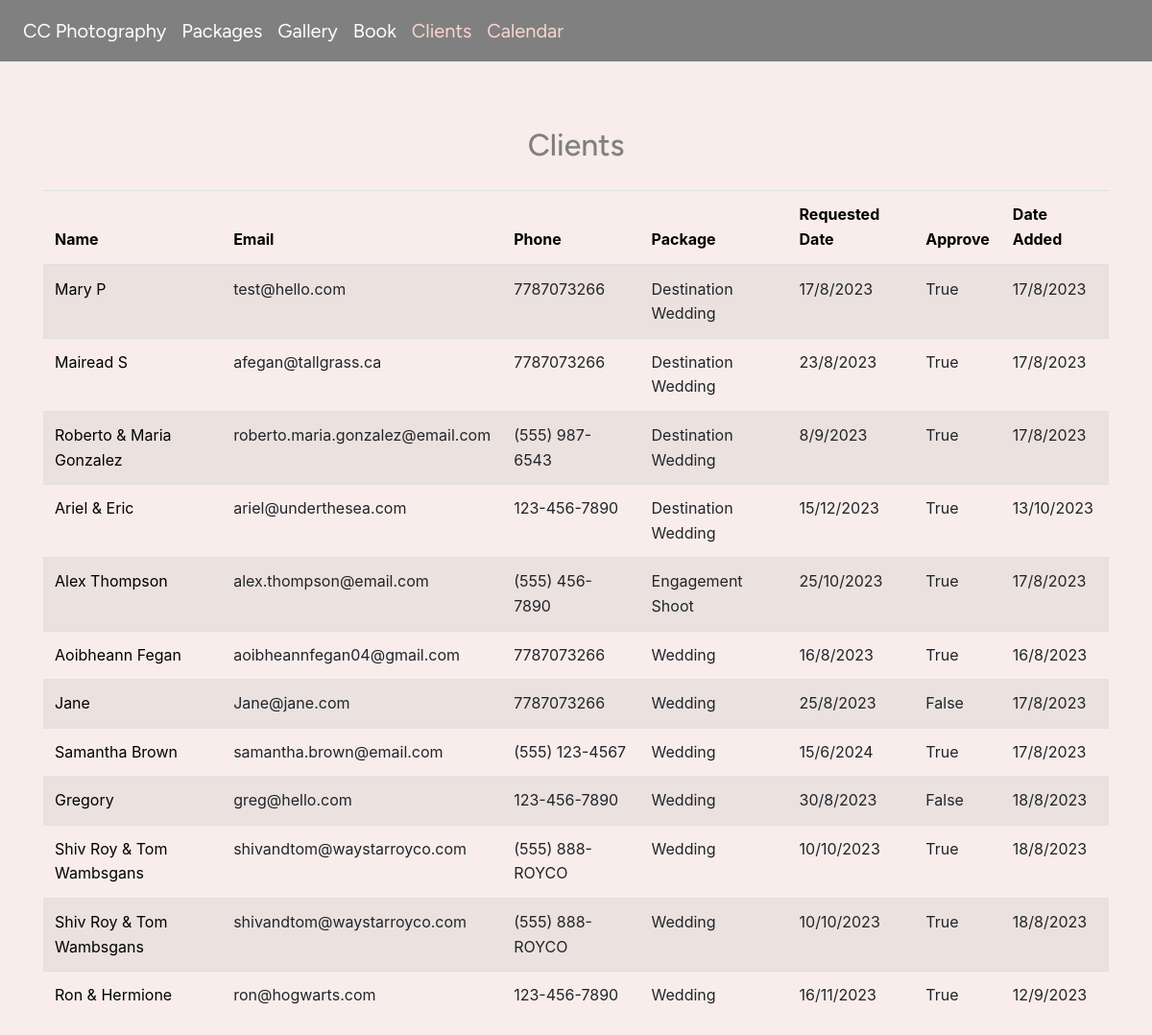
Screenshot of /clients?sort=package (signed in) with the database file from the repository.
### wedding/models.py (models this page shows, shortened)
class Client(models.Model):
    PACKAGE_OPTIONS = [
        ('Wedding', 'Wedding'),
        ('Engagement Shoot', 'Engagement Shoot'),
        ('Destination Wedding', 'Destination Wedding')
    ]
    name = models.CharField(max_length=64)
    email = models.EmailField()
    phone = models.CharField(max_length=15)
    package = models.CharField(max_length=64, choices=PACKAGE_OPTIONS, default='Wedding')
    description = models.TextField(null=True, blank=True)
    date_added = models.DateTimeField(auto_now_add=True)
    date_requested = models.DateTimeField(auto_now_add=False)
    approved = models.BooleanField(default=False)
    completed = models.BooleanField(default=False)

### wedding/views.py (the view)
# urls.py: path("clients", views.clients, name="clients"),
def clients(request):
    user = request.user
    if not user.is_authenticated:
        return redirect('index')
    sort_by = request.GET.get('sort', '-date_added')
    if sort_by not in ['name', 'email', 'phone', 'package', 'date_requested', 'approved', 'date_added']:
        sort_by = '-date_added'
    clients = Client.objects.all().order_by(sort_by)
    return render(request, "wedding/clients.html", {
        "user": user,
        "clients": clients,
    })

### wedding/templates/wedding/clients.html
{% extends "wedding/layout.html" %}
{% load static %}
{% block body %}
    {% if user.is_authenticated %}
        <div class="container mt-5">
            <h2>Clients</h2>
            <table class="table table-striped">
                <thead>
                    <tr>
                        <th><a class="table-header" style="text-decoration: none;" href="?sort=name">Name</a></th>
                        <th><a class="table-header" style="text-decoration: none;" href="?sort=email">Email</a></th>
                        <th><a class="table-header" style="text-decoration: none;" href="?sort=phone">Phone</a></th>
                        <th><a class="table-header" style="text-decoration: none;" href="?sort=package">Package</a></th>
                        <th><a class="table-header" style="text-decoration: none;" href="?sort=date_requested">Requested Date</a></th>
                        <th><a class="table-header" style="text-decoration: none;" href="?sort=approved">Approve</a></th>
                        <th><a class="table-header" style="text-decoration: none;" href="?sort=date_added">Date Added</a></th>
                    </tr>
                </thead>
                <tbody>
                    {% for client in clients %}
                        <tr>
                            <td><a style="text-decoration: none;" class="client-link" href="{% url 'client' client.id %}">{{ client.name }}</a></td>
                            <td>{{ client.email }}</td>
                            <td>{{ client.phone }}</td>
                            <td>{{ client.package }}</td>
                            <td>{{ client.date_requested| date:"j/n/Y" }}</td>
                            <td>{{ client.approved }}</td>
                            <td>{{ client.date_added| date:"j/n/Y" }}</td>
                        </tr>
                    {% endfor %}
                </tbody>
            </table>
        </div>
    {% else %}
        <div>
            You are not authenticated
        </div>
    {% endif %}
{% endblock %}

### wedding/static/wedding/styles.css (style rules this page uses)
:root { --text: grey; --headers: grey; --background: #F8EDEB; --button: #FCD5CE; --content-background: #FCD5CE; --nav: grey; --form: #D8E2DC; }
body { line-height: 1.6; background-color: var(--background); color: #333333; }
h2 { padding: 20px; text-align: center; color: var(--headers); font-weight: 500; font-family: "Figtree",'Brush Script MT', cursive; }
.table-header, .client-link { text-decoration: none; color: black; }

### rows the page displays
Client: name "Mary P", email "test@hello.com", phone "7787073266", package "Destination Wedding", date_requested "17/8/2023", approved "True", date_added "17/8/2023"
Client: name "Mairead S", email "afegan@tallgrass.ca", phone "7787073266", package "Destination Wedding", date_requested "23/8/2023", approved "True", date_added "17/8/2023"
Client: name "Roberto & Maria Gonzalez", email "roberto.maria.gonzalez@email.com", phone "(555) 987-6543", package "Destination Wedding", date_requested "8/9/2023", approved "True", date_added "17/8/2023"
Client: name "Ariel & Eric", email "ariel@underthesea.com", phone "123-456-7890", package "Destination Wedding", date_requested "15/12/2023", approved "True", date_added "13/10/2023"
Client: name "Alex Thompson", email "alex.thompson@email.com", phone "(555) 456-7890", package "Engagement Shoot", date_requested "25/10/2023", approved "True", date_added "17/8/2023"
Client: name "Aoibheann Fegan", email "aoibheannfegan04@gmail.com", phone "7787073266", package "Wedding", date_requested "16/8/2023", approved "True", date_added "16/8/2023"
Client: name "Jane", email "Jane@jane.com", phone "7787073266", package "Wedding", date_requested "25/8/2023", approved "False", date_added "17/8/2023"
Client: name "Samantha Brown", email "samantha.brown@email.com", phone "(555) 123-4567", package "Wedding", date_requested "15/6/2024", approved "True", date_added "17/8/2023"
Client: name "Gregory", email "greg@hello.com", phone "123-456-7890", package "Wedding", date_requested "30/8/2023", approved "False", date_added "18/8/2023"
Client: name "Shiv Roy & Tom Wambsgans", email "shivandtom@waystarroyco.com", phone "(555) 888-ROYCO", package "Wedding", date_requested "10/10/2023", approved "True", date_added "18/8/2023"
Client: name "Shiv Roy & Tom Wambsgans", email "shivandtom@waystarroyco.com", phone "(555) 888-ROYCO", package "Wedding", date_requested "10/10/2023", approved "True", date_added "18/8/2023"
Client: name "Ron & Hermione", email "ron@hogwarts.com", phone "123-456-7890", package "Wedding", date_requested "16/11/2023", approved "True", date_added "12/9/2023"
